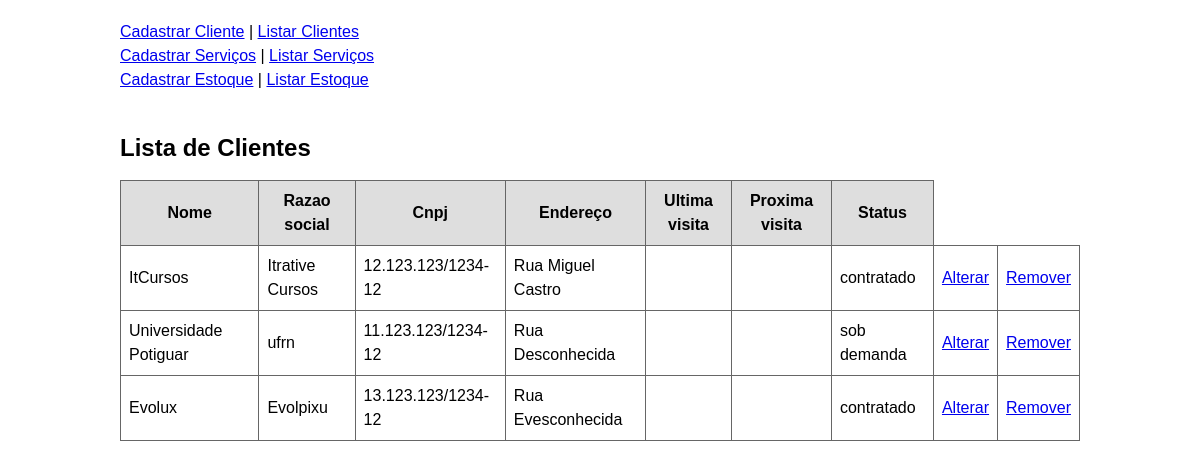
The app's page /index.php/clientes/listar/ with its own data.
### tables this page shows
CREATE TABLE clientes ( 
	id int NOT NULL auto_increment,
	nome varchar(255) NOT NULL,
	razao_social varchar(255) NOT NULL,
	cnpj char(18) NOT NULL,
	endereco varchar(255) NOT NULL,
	data_ultima_visita date NULL,
	data_proxima_visita date NULL,
	status varchar(255) NOT NULL,
	PRIMARY KEY (id),
	UNIQUE (nome),
	UNIQUE (cnpj),
	UNIQUE (razao_social)
);

### controle/rotas.php (called while the page is built, shortened)
<?php
    function montar_include($pasta, $arquivo) {
        return TEMPLATES.'/'.$pasta.'/'.$arquivo.'.php';
    }
    function mostrar_conteudo() {
        $uri = $_SERVER['REQUEST_URI'];
        $uri = explode('?', $uri);
        $uri = $uri[0];
        $uri = rtrim($uri, '/');
        $partes = explode('/', $uri);
        if(count($partes) >= 5) {
            $arquivo = array_pop($partes);
            $pasta = array_pop($partes);
        } else {
            $pasta = 'servico';
            $arquivo = 'listar';
        }
        $caminho = montar_include($pasta, $arquivo);
        include_once($caminho);
    }
?>

### controle/banco.php (called while the page is built, shortened)
<?php
    function select_all($tabela){
        $sql = 'SELECT * from '.$tabela.';';
        $resultado = mysql_query($sql);
        $objetos = array();
        while($row = mysql_fetch_assoc($resultado)){
            $objetos[] = $row;
        }
        return $objetos;
    }
?>

### templates/clientes/listar.php (the view)
<br /><br />
<h2>Lista de Clientes</h2>
<?php
echo '<table class=\'lista\'>
			<tr>
				<th>Nome</th>
				<th>Razao social</th>
				<th>Cnpj</th>
				<th>Endereço</th>
				<th>Ultima visita</th>
				<th>Proxima visita</th>
				<th>Status</th>
			</tr>';
	$clientes = select_all('clientes');
	foreach ($clientes as $cliente) {
		echo '<tr>
				<td>'.$cliente['nome'].'</td>
				<td>'.$cliente['razao_social'].'</td>
				<td>'.$cliente['cnpj'].'</td>
				<td>'.$cliente['endereco'].'</td>
				<td>'.$cliente['data_ultima_visita'].'</td>
				<td>'.$cliente['data_proxima_visita'].'</td>
				<td>'.$cliente['status'].'</td>
				<td><a href=\'/'.BASE.'/index.php/clientes/alterar/?id='.$cliente['id'].'\'>Alterar</a></td>
				<td><a href=\'/'.BASE.'/index.php/clientes/remover/?id='.$cliente['id'].'\'>Remover</a></td>
			  </tr>';
	}
echo '</table>';
?>

### index.php (shortened to what this page needs)
<?php include_once('controle/rotas.php'); ?>
<!DOCTYPE html>
<html>
    <head>
    	<link rel="stylesheet" type="text/css" href="/<?php echo BASE?>/estaticos/estilo.css">
    </head>
    <body>
        <?php
            include_once(TEMPLATES.'/geral/menu.php');
        	mostrar_conteudo();
        ?>
    </body>
</html>

### templates/geral/menu.php
<a href='/<?php echo BASE; ?>/index.php/clientes/cadastrar/'>Cadastrar Cliente</a> |
<a href='/<?php echo BASE; ?>/index.php/clientes/listar/'>Listar Clientes</a>
<br />
<a href='/<?php echo BASE; ?>/index.php/servico/cadastrar/'>Cadastrar Serviços</a> |
<a href='/<?php echo BASE; ?>/index.php/servico/listar/'>Listar Serviços</a>
<br />
<a href='/<?php echo BASE; ?>/index.php/estoque/cadastrar/'>Cadastrar Estoque</a> |
<a href='/<?php echo BASE; ?>/index.php/estoque/listar/'>Listar Estoque</a>

### estaticos/estilo.css (style rules this page uses)
body { width: 960px; margin: 0 auto; font: normal 16px/24px "Lucida Grande", Arial, Ubuntu, sans-serif; padding: 20px 20px 0; }
table.lista { border-width: 1px; border-color: #666666; border-collapse: collapse; }
table.lista th { border-width: 1px; padding: 8px; border-style: solid; border-color: #666666; background-color: #dedede; }
table.lista td { border-width: 1px; padding: 8px; border-style: solid; border-color: #666666; background-color: #ffffff; }

### records on screen
clientes: nome "ItCursos", razao_social "Itrative Cursos", cnpj "12.123.123/1234-12", endereco "Rua Miguel Castro", status "contratado"
clientes: nome "Universidade Potiguar", razao_social "ufrn", cnpj "11.123.123/1234-12", endereco "Rua Desconhecida", status "sob demanda"
clientes: nome "Evolux", razao_social "Evolpixu", cnpj "13.123.123/1234-12", endereco "Rua Evesconhecida", status "contratado"
